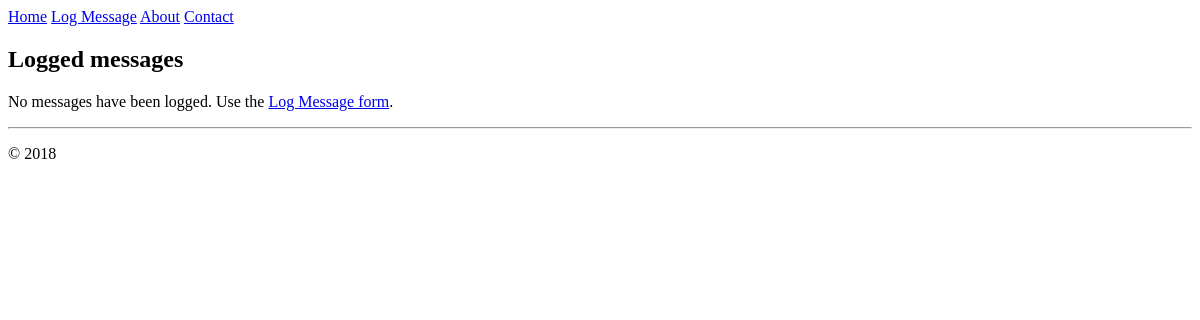
Before: / with the older database file.
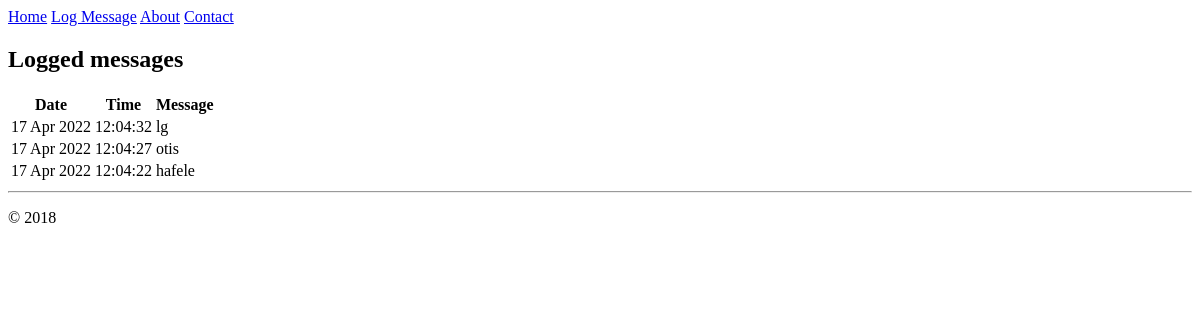
After: the same page with the newer database file.
### hello/models.py (models this page shows, shortened)
class LogMessage(models.Model):
    message = models.CharField(max_length=300)
    log_date = models.DateTimeField("date logged")

### hello/views.py (the view)
class HomeListView(ListView):
    model = LogMessage
    def get_context_data(self, **kwargs):
        context = super(HomeListView, self).get_context_data(**kwargs)
        return context

### hello/templates/hello/home.html (shortened to what this page needs)
{% extends "hello/layout.html" %}
{% block content %}
<h2>Logged messages</h2>
    {% if message_list %}
        <table class="message_list">
            <thead>
            <tr>
                <th>Date</th>
                <th>Time</th>
                <th>Message</th>
            </tr>
            </thead>
            <tbody>
            {% for message in message_list %}
                <tr>
                    <td>{{ message.log_date | date:'d M Y' }}</td>
                    <td>{{ message.log_date | time:'H:i:s' }}</td>
                    <td>
                        {{ message.message }}
                    </td>
                </tr>
            {% endfor %}
            </tbody>
        </table>
    {% else %}
        <p>No messages have been logged. Use the <a href="{% url 'log' %}">Log Message form</a>.</p>
    {% endif %}
{% endblock %}

### hello/templates/hello/layout.html (shortened to what this page needs)
<!DOCTYPE html>
<html>
<head>
    {% load static %}
    <link rel="stylesheet" type="text/css" href="{% static 'hello/site.css' %}"/>
</head>
<body>
<div class="navbar">
    <a href="{% url 'home' %}" class="navbar-brand">Home</a>
    <a href="{% url 'log' %}" class="navbar-item">Log Message</a>
    <a href="{% url 'about' %}" class="navbar-item">About</a>
    <a href="{% url 'contact' %}" class="navbar-item">Contact</a>
</div>
<div class="body-content">
    {% block content %}
    {% endblock %}
    <hr/>
    <footer>
        <p>© 2018</p>
    </footer>
</div>
</body>
</html>

Changed rows visible on the page:
added LogMessage: log_date "17 Apr 2022", log_date "12:04:32", message "lg"
added LogMessage: log_date "17 Apr 2022", log_date "12:04:27", message "otis"
added LogMessage: log_date "17 Apr 2022", log_date "12:04:22", message "hafele"
Other visible differences:
text no longer shown: "No messages have been logged. Use the Log Message form ."
text now shown: "Date Time Message"
